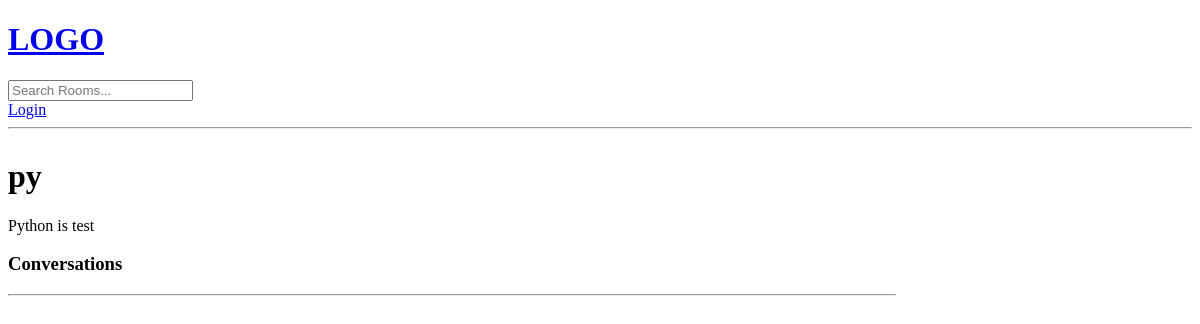
The app's page /room/10/, older data.
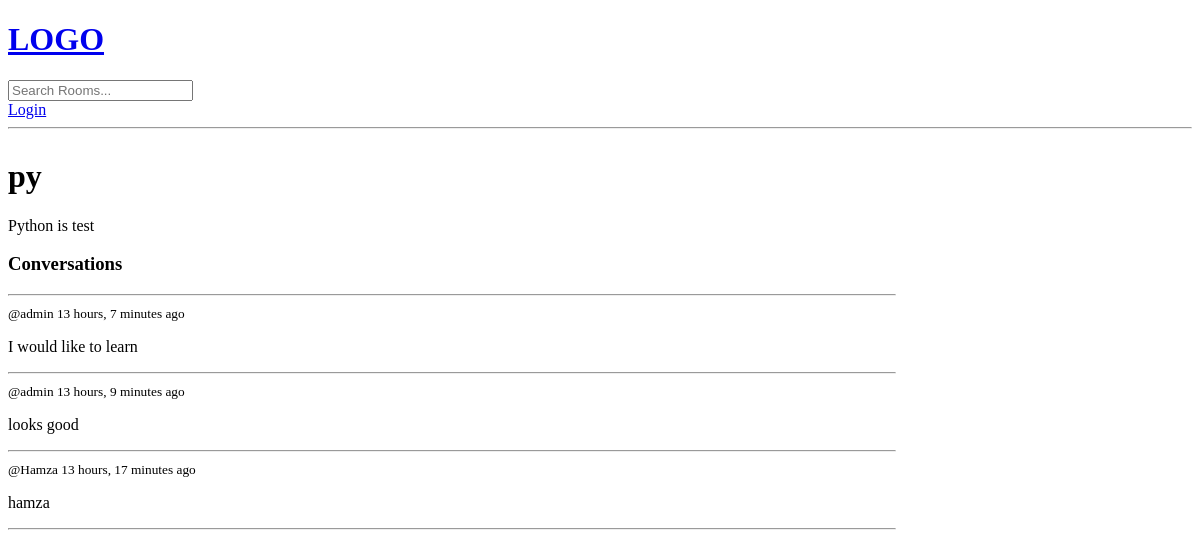
The same page, newer data.
### base/models.py (models this page shows, shortened)
class Room(models.Model):
    host = models.ForeignKey(User, on_delete=models.SET_NULL, null=True)
    topic = models.ForeignKey(Topic, on_delete=models.SET_NULL, null=True)
    name = models.CharField(max_length=200)
    description = models.TextField(null=True, blank=True)
    participants = models.ManyToManyField(User, related_name='participants', blank=True)
    updated = models.DateTimeField(auto_now=True)
    created = models.DateTimeField(auto_now_add=True)
    class Meta:
        ordering = ['-updated', '-created']

class Message(models.Model):
    user = models.ForeignKey(User, on_delete=models.CASCADE)
    room = models.ForeignKey(Room, on_delete=models.CASCADE)
    body = models.TextField()
    updated = models.DateTimeField(auto_now=True)
    created = models.DateTimeField(auto_now_add=True)
    class Meta:
        ordering = ['-updated', '-created']

### base/views.py (the view, shortened to what this page needs)
# urls.py: path('room/<str:pk>/', views.room, name='room'),
def room(request, pk):
    room = Room.objects.get(id=pk)
    messages = room.message_set.all().order_by('-created')
    participants = room.participants.all()
    context = {'room': Room.objects.get(id=pk), 'room_messages': messages, 'participants': participants}
    return render(request, 'base/room.html', context)

### base/templates/base/room.html (shortened to what this page needs)
{% extends 'main.html' %}
{% block content%}
<div class="room-container">
    <div>
        <h1>{{room.name}}</h1>
        <p>{{room.description}}</p>
        <div class="comment-wrapper">
            <h3>Conversations</h3>
            <hr>
            {% for message in room_messages %}
                <div>
                    <small>@{{message.user}} {{ message.created|timesince }} ago</small>
                    <p>{{message.body}}</p>
                    <hr>
                </div>
            {% endfor%}
        </div>
</div>
{% endblock content%}

### templates/main.html (shortened to what this page needs)
<!DOCTYPE html>
<html>
    <head>
    </head>
    <body>
        {% include 'navbar.html' %}
        {% block content %}
        {% endblock %}
    </body>
</html>

### templates/navbar.html
<a href="/">
    <h1>LOGO</h1>
</a>
<form action="{% url 'home' %}" method="GET">
    <input type="text" name="q" placeholder="Search Rooms..." value="">
</form>
{% if user.is_authenticated %}
    <p> Hello, {{ user.username }} </p>
    <a href={% url 'logout' %}>Logout</a>
{% else %}
    <a href={% url 'login' %}>Login</a>
{% endif %}
<hr>

### base/templates/base/room.html (style rules this page uses)
.room-container { display: grid; grid-template-columns: 3fr 1fr; }

Row changes from the older to the newer data that the page shows:
added Message: user "admin", created "13 hours, 7 minutes", body "I would like to learn"
added Message: user "admin", created "13 hours, 9 minutes", body "looks good"
added Message: user "Hamza", created "13 hours, 17 minutes", body "hamza"
